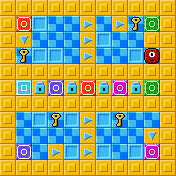

The image is a tile-based game level rendered from a .tmx file. Its description and complete source (layers, tilesets, objects, tile grids) follow:
An orthogonal 11x11 tile map with 16x16 px tiles, 3 tile layers (floor, walls, items).

<map version="1.10" tiledversion="1.11.0" orientation="orthogonal" renderorder="left-up" width="11" height="11" tilewidth="16" tileheight="16" infinite="0" nextlayerid="4" nextobjectid="1">
 <editorsettings>
  <export target="../game/levels/level34.lua" format="lua" />
 </editorsettings>
 <properties>
  <property name="moves" type="int" value="22" />
  <property name="name" value="TOO MANY STEPS" />
 </properties>
 <tileset firstgid="1" source="tiles.tsx" />
 <layer id="1" name="floor" width="11" height="11">
  <data encoding="csv">
0,0,0,0,0,0,0,0,0,0,0,
0,52,88,52,52,52,52,52,52,52,0,
0,52,52,52,52,52,88,52,52,0,0,
0,52,88,88,52,52,52,52,88,52,0,
0,0,0,0,0,0,0,0,0,0,0,
0,52,52,52,52,52,52,52,52,52,0,
0,0,0,0,0,0,0,0,0,0,0,
0,52,88,52,88,52,88,52,52,52,0,
0,52,52,52,52,52,52,52,52,52,0,
0,52,52,52,88,52,88,52,88,52,0,
0,0,0,0,0,0,0,0,0,0,0
</data>
 </layer>
 <layer id="2" name="walls" width="11" height="11">
  <data encoding="csv">
51,51,51,51,51,51,51,51,51,51,51,
51,0,0,0,0,0,0,0,0,0,51,
51,0,0,0,0,0,0,0,0,51,51,
51,0,0,0,0,0,0,0,0,0,51,
51,51,51,51,51,51,51,51,51,51,51,
51,0,0,0,0,0,0,0,0,0,51,
51,51,51,51,51,51,51,51,51,51,51,
51,0,0,0,0,0,0,0,0,0,51,
51,0,0,0,0,0,0,0,0,0,51,
51,0,0,0,0,0,0,0,0,0,51,
51,51,51,51,51,51,51,51,51,51,51
</data>
 </layer>
 <layer id="3" name="items" width="11" height="11">
  <data encoding="csv">
0,0,0,0,0,0,0,0,0,0,0,
0,9,11,0,0,4,0,4,12,7,0,
0,6,0,0,0,4,11,0,0,0,0,
0,12,11,11,0,4,0,0,11,2,0,
0,0,0,0,0,0,0,0,0,0,0,
0,1,13,10,13,9,13,8,13,7,0,
0,0,0,0,0,0,0,0,0,0,0,
0,0,11,12,11,4,11,12,0,0,0,
0,0,0,0,0,4,0,0,0,6,0,
0,10,0,4,11,4,11,0,11,8,0,
0,0,0,0,0,0,0,0,0,0,0
</data>
 </layer>
</map>
